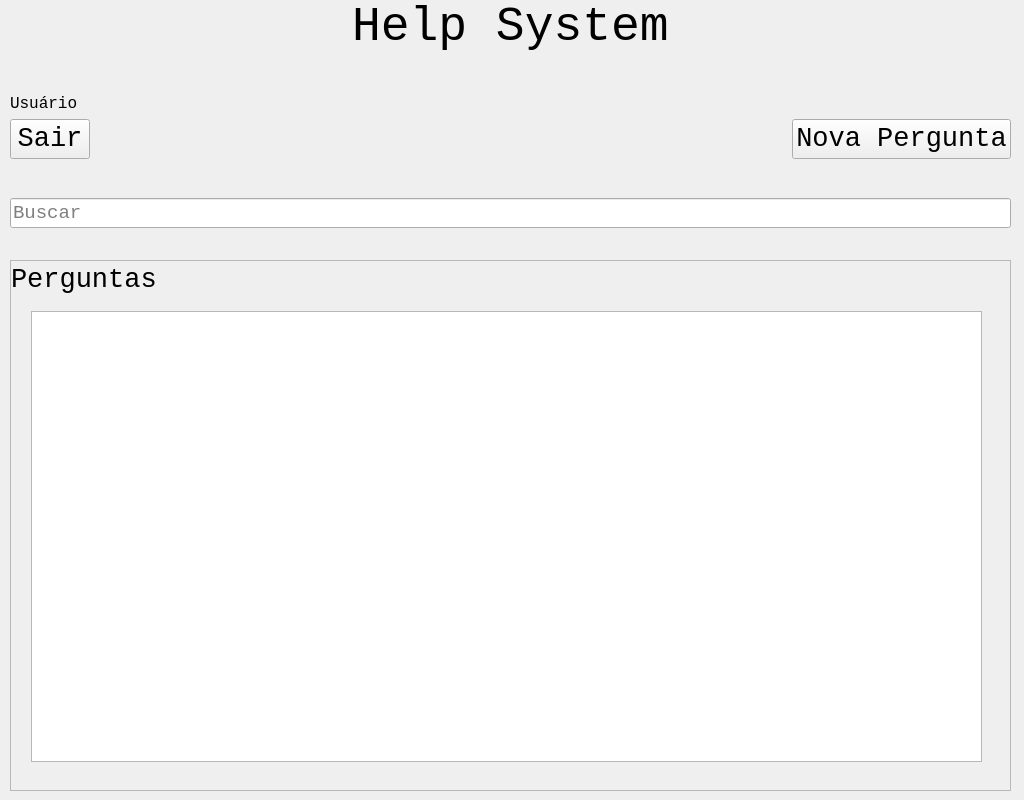
<?xml version="1.0" encoding="UTF-8"?>
<ui version="4.0">
 <class>MainWindow</class>
 <widget class="QMainWindow" name="MainWindow">
  <property name="windowModality">
   <enum>Qt::NonModal</enum>
  </property>
  <property name="geometry">
   <rect>
    <x>0</x>
    <y>0</y>
    <width>1024</width>
    <height>800</height>
   </rect>
  </property>
  <property name="windowTitle">
   <string>Help System</string>
  </property>
  <widget class="QWidget" name="centralwidget">
   <property name="font">
    <font>
     <family>Consolas</family>
     <pointsize>20</pointsize>
    </font>
   </property>
   <widget class="QWidget" name="verticalLayoutWidget">
    <property name="geometry">
     <rect>
      <x>10</x>
      <y>0</y>
      <width>1001</width>
      <height>261</height>
     </rect>
    </property>
    <layout class="QVBoxLayout" name="verticalLayout">
     <property name="sizeConstraint">
      <enum>QLayout::SetDefaultConstraint</enum>
     </property>
     <item>
      <layout class="QHBoxLayout" name="horizontalLayout_2">
       <item>
        <spacer name="horizontalSpacer_2">
         <property name="orientation">
          <enum>Qt::Horizontal</enum>
         </property>
         <property name="sizeHint" stdset="0">
          <size>
           <width>40</width>
           <height>20</height>
          </size>
         </property>
        </spacer>
       </item>
       <item>
        <widget class="QLabel" name="label_help_system">
         <property name="font">
          <font>
           <family>Consolas</family>
           <pointsize>36</pointsize>
          </font>
         </property>
         <property name="text">
          <string>Help System</string>
         </property>
        </widget>
       </item>
       <item>
        <spacer name="horizontalSpacer_3">
         <property name="orientation">
          <enum>Qt::Horizontal</enum>
         </property>
         <property name="sizeHint" stdset="0">
          <size>
           <width>40</width>
           <height>20</height>
          </size>
         </property>
        </spacer>
       </item>
      </layout>
     </item>
     <item>
      <spacer name="verticalSpacer_2">
       <property name="orientation">
        <enum>Qt::Vertical</enum>
       </property>
       <property name="sizeHint" stdset="0">
        <size>
         <width>20</width>
         <height>40</height>
        </size>
       </property>
      </spacer>
     </item>
     <item>
      <widget class="QLabel" name="label_2">
       <property name="font">
        <font>
         <pointsize>12</pointsize>
        </font>
       </property>
       <property name="text">
        <string>Usuário</string>
       </property>
      </widget>
     </item>
     <item>
      <layout class="QHBoxLayout" name="horizontalLayout">
       <item>
        <widget class="QPushButton" name="button_sair">
         <property name="font">
          <font>
           <family>Consolas</family>
           <pointsize>20</pointsize>
          </font>
         </property>
         <property name="autoFillBackground">
          <bool>false</bool>
         </property>
         <property name="text">
          <string>Sair</string>
         </property>
        </widget>
       </item>
       <item>
        <spacer name="horizontalSpacer">
         <property name="orientation">
          <enum>Qt::Horizontal</enum>
         </property>
         <property name="sizeHint" stdset="0">
          <size>
           <width>40</width>
           <height>20</height>
          </size>
         </property>
        </spacer>
       </item>
       <item>
        <widget class="QPushButton" name="pushButton_2">
         <property name="font">
          <font>
           <family>Consolas</family>
           <pointsize>20</pointsize>
          </font>
         </property>
         <property name="autoFillBackground">
          <bool>false</bool>
         </property>
         <property name="text">
          <string>Nova Pergunta</string>
         </property>
        </widget>
       </item>
      </layout>
     </item>
     <item>
      <spacer name="verticalSpacer">
       <property name="orientation">
        <enum>Qt::Vertical</enum>
       </property>
       <property name="sizeHint" stdset="0">
        <size>
         <width>20</width>
         <height>40</height>
        </size>
       </property>
      </spacer>
     </item>
     <item>
      <widget class="QLineEdit" name="lineEdit">
       <property name="font">
        <font>
         <pointsize>14</pointsize>
        </font>
       </property>
       <property name="text">
        <string/>
       </property>
       <property name="placeholderText">
        <string>Buscar</string>
       </property>
      </widget>
     </item>
     <item>
      <spacer name="verticalSpacer_3">
       <property name="orientation">
        <enum>Qt::Vertical</enum>
       </property>
       <property name="sizeHint" stdset="0">
        <size>
         <width>20</width>
         <height>40</height>
        </size>
       </property>
      </spacer>
     </item>
    </layout>
   </widget>
   <widget class="QScrollArea" name="scrollArea">
    <property name="geometry">
     <rect>
      <x>10</x>
      <y>260</y>
      <width>1001</width>
      <height>531</height>
     </rect>
    </property>
    <property name="widgetResizable">
     <bool>true</bool>
    </property>
    <widget class="QWidget" name="scrollAreaWidgetContents_2">
     <property name="geometry">
      <rect>
       <x>0</x>
       <y>0</y>
       <width>999</width>
       <height>529</height>
      </rect>
     </property>
     <widget class="QLabel" name="label">
      <property name="geometry">
       <rect>
        <x>0</x>
        <y>0</y>
        <width>999</width>
        <height>38</height>
       </rect>
      </property>
      <property name="text">
       <string>Perguntas</string>
      </property>
     </widget>
     <widget class="QListView" name="listView">
      <property name="geometry">
       <rect>
        <x>20</x>
        <y>50</y>
        <width>951</width>
        <height>451</height>
       </rect>
      </property>
     </widget>
    </widget>
   </widget>
  </widget>
 </widget>
 <resources/>
 <connections/>
</ui>
